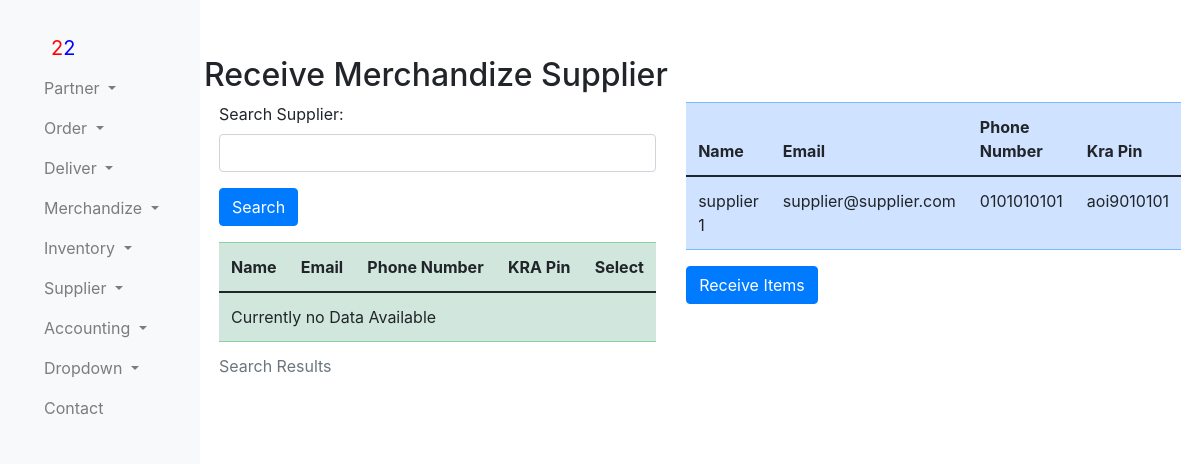
Page /product/receiveMerchandizeSupplier/ (signed in) on the committed database.
### product/models.py (models this page shows)
class ReceiveGoodsCategoryModelHolder(models.Model):
    supplier = models.ForeignKey(SupplierDetailModel,on_delete=models.SET_DEFAULT,default=1)
    receivedBY = models.ForeignKey(settings.AUTH_USER_MODEL, on_delete=models.CASCADE)

### supplier/models.py (models this page shows, shortened)
class SupplierDetailModel(models.Model):
    supplier_name = models.CharField(max_length=255)
    supplier_email_address = models.CharField(max_length=255)
    supplier_phone_number = models.CharField(max_length=255)
    supplier_kra_pin = models.CharField(max_length=255)
    supplier_bank_1 = models.CharField(max_length=255)
    supplier_bank_1_number = models.CharField(max_length=255)
    supplier_bank_2 = models.CharField(max_length=255)
    supplier_bank_2_number = models.CharField(max_length=255)

### product/views.py (the view)
def receiveMerchandizeSupplierView(request):
    form = SearchSupplierForm
    supplier_id = request.GET.get('supplier_id')
    currentUser= request.user
    supplierResult = []
    if 'searchSupplier' in request.GET:
        form = SearchSupplierForm(request.GET)
        if form.is_valid():
            searchSupplier=form.cleaned_data['searchSupplier']
            supplierResult=SupplierDetailModel.objects.filter(supplier_name__icontains=searchSupplier)
    if supplier_id is not None:
        selectedSupplier = SupplierDetailModel.objects.get(pk=supplier_id)
        ReceiveGoodsCategoryModelHolder.objects.create(supplier=selectedSupplier,receivedBY=currentUser)
    try:
        receivedSupplier=ReceiveGoodsCategoryModelHolder.objects.filter(receivedBY=currentUser).latest('id')
    except ReceiveGoodsCategoryModelHolder.DoesNotExist:
        receivedSupplier = None
    return render(request,"receiveMerchandizeSupplier.html",{
                                                            "form":form,
                                                            "supplierResult":supplierResult,
                                                            "receivedSupplier":receivedSupplier
                                                            })

### product/templates/receiveMerchandizeSupplier.html (shortened to what this page needs)
{%extends 'partnerBase.html'%}
{%block content%}
<div class ="mx-1">
    <h2 >Receive Merchandize Supplier</h2>
  <div class="container">
    <div class="row align-items-start">
      <div class="col">
        <form method="get">
                {{form.as_p}}
                <button type="submit" class="btn btn-primary">Search</button>
            </form>
            <div>
              <table class="table table-success">
                <caption>Search Results</caption>
                <thead>
                  <tr>
                    <th scope="col">Name</th>
                    <th scope="col">Email</th>
                    <th scope="col">Phone Number</th>
                    <th scope="col">KRA Pin</th>
                    <th scope="col">Select</th>
                  </tr>
                </thead>
                <tbody>
                  {% for sup  in  supplierResult  %}
                  <tr>
                    <td scope="row">{{sup.supplier_name }}</td>
                    <td scope="row">{{sup.supplier_email_address}}</td>
                    <td scope="row">{{sup.supplier_phone_number}}</td>
                    <td scope="row">{{sup.supplier_kra_pin}}</td>
                    <td><a href="?supplier_id={{sup.id}}" type="button" class="btn btn-primary">Add</a></td>
                  </tr>
                  {% empty %}
                  <tr><td colspan="5">Currently no Data Available</td></tr>
                  {%endfor%}
                </tbody>
              </table>
            </div>
      </div>
      <div class="col">
        <div>
          <table class="table table-primary">
            <thead>
              <tr>
                <th scope="col">Name</th>
                <th scope="col">Email</th>
                <th scope="col">Phone Number</th>
                <th scope="col">Kra Pin</th>
              </tr>
            </thead>
            <tbody>
              <tr>
                <td scope="row">{{receivedSupplier.supplier.supplier_name }}</td>
                <td scope="row">{{receivedSupplier.supplier.supplier_email_address}}</td>
                <td scope="row">{{receivedSupplier.supplier.supplier_phone_number}}</td>
                <td scope="row">{{receivedSupplier.supplier.supplier_kra_pin}}</td>
              </tr>
            </tbody>
          </table>
        </div>
        <a href="{%url 'receiveMerchandizeProduct_url' %}" type="button" class="btn btn-primary">Receive Items</a>
      </div>
    </div>
    </div>
</div>
{%endblock%}

### rows in the picture
ReceiveGoodsCategoryModelHolder: supplier.supplier_name "supplier 1", supplier.supplier_email_address "supplier@supplier.com", supplier.supplier_phone_number "0101010101", supplier.supplier_kra_pin "aoi9010101"
